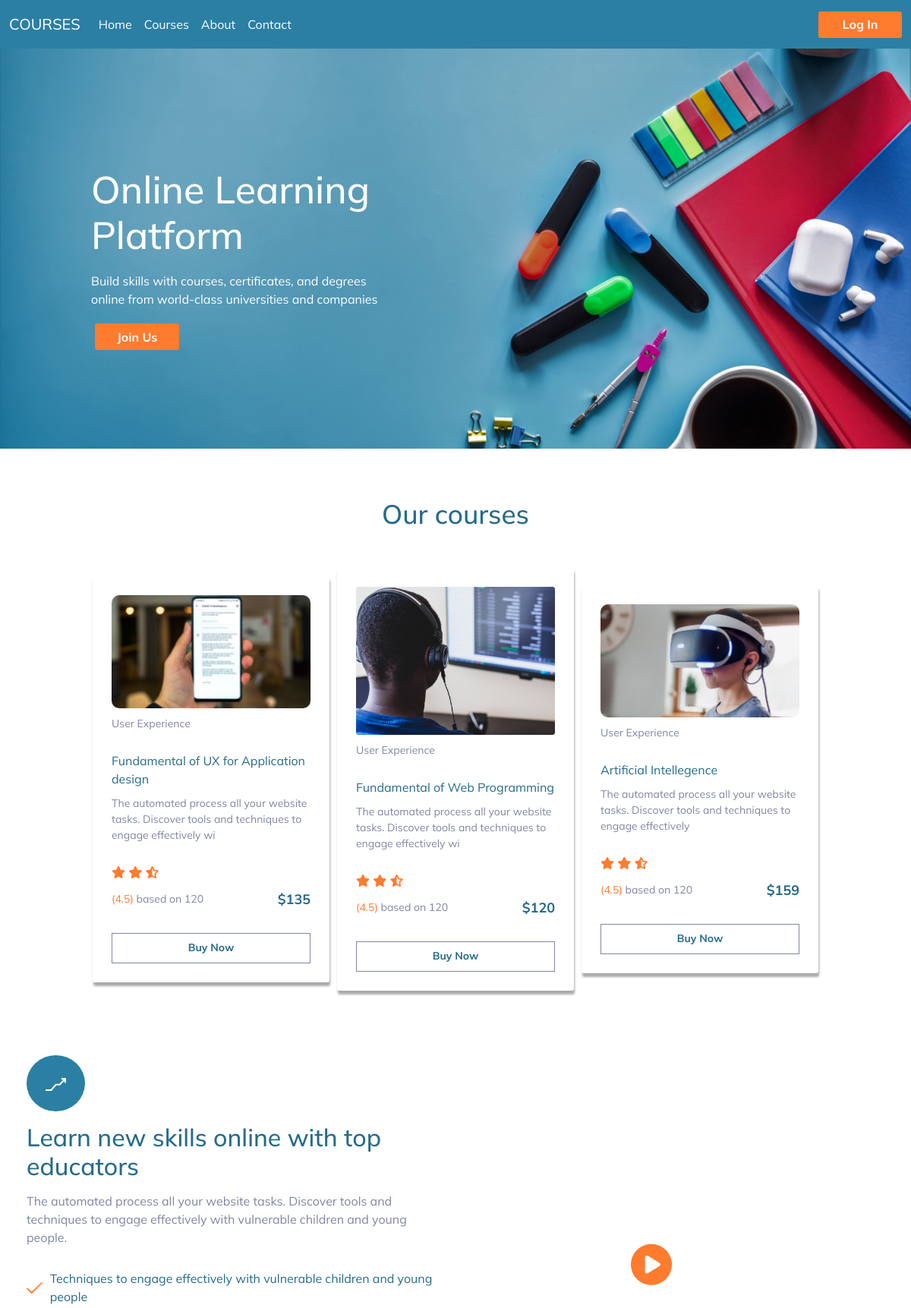
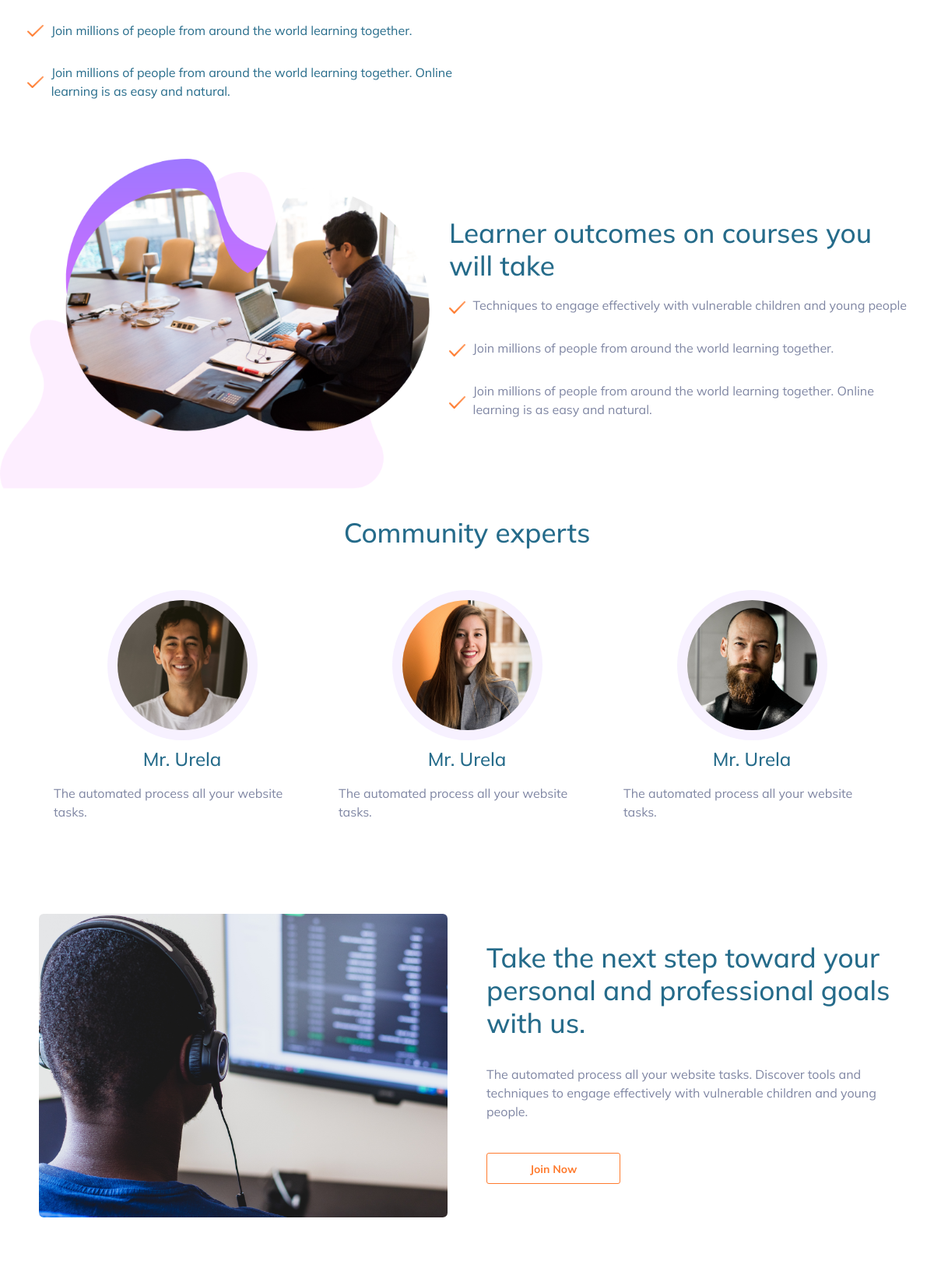
The page / (upper part) on the database its author committed (2 pictures, top to bottom).
### tables this page shows
CREATE TABLE `subject` (
  `s_id` int(10) NOT NULL,
  `s_name` varchar(100) NOT NULL,
  `s_disc` varchar(100) NOT NULL,
  `s_price` int(100) NOT NULL,
  `s_img` varchar(255) NOT NULL
);

### index.php (the view, shortened to what this page needs)
<!DOCTYPE html>
<html lang="en">
<head>
    <link rel="stylesheet" href="./assets/css/style.css">
</head>
<body>
<?php include_once 'header.php';
?>
    <div class="overflow" >
    <section class="head">
        <div class="hero">
            <div class="hero_inside">
                <h1>Online Learning <br> Platform </h1>
                <p>Build skills with courses, certificates, and degrees online from world-class universities and companies</p>
                <a href="courses.php"><button class="css-button css-button-sliding-to-right css-button-sliding-to-left--black">Join Us</button></a>
            </div>
        </div>
    </section>
<div class="featured">
            <div class="featured_head">
                <h4>Our courses</h4>
            </div>
            <div class="featured_card">
                <?php
                include 'connection.php';
                $sql = "select *from subject";
                $result = mysqli_query($conn,$sql);
                if(mysqli_num_rows($result)>0){
                    for($i=1;$i<=3;$i++){
                        $row = mysqli_fetch_assoc($result);
                ?>
                <div class="featured_card_inside">
                    <img src="<?php echo "uploadimage/".$row['s_img']?>" alt="course image">
                    <p>User Experience</p>
                    <a href=""><?php echo $row['s_name']?></a>
                    <p><?php echo $row['s_disc']?></p>
                    <div>
                        <i class="fa-solid fa-star"></i>
                        <i class="fa-solid fa-star"></i>
                        <i class="fa-solid fa-star-half-stroke"></i>
                    </div>
                    <div class="featured_card_inside_order">
                        <div class="featured_card_inside_order_review"><p><span>(4.5)</span> based on 120</p></div>
                        <p id="price">$<?php echo $row['s_price']?></p>
                    </div>
                    <div class="featured_card_inside_btn">
                        <a href="buycourse.php?id=<?php echo $row['s_id']?>"><button class="css-button-sliding-to-bottom--black">Buy Now</button></a>
                    </div>
                </div>
<?php
 }
}
?>
            </div>
        </div>
    <div class="skills">
        <div class="skills_head">
            <img src="./assets/img/about.svg" alt="">
        </div>
        <div class="skills_container">
            <div class="left_skills">
                <h2>Learn new skills online with top educators</h2>
                <p>The automated process all your website tasks. Discover tools and techniques to engage effectively with vulnerable children and young people.</p>
                <div class="left_skills_points">
                    <img src="./assets/img/right-icon.svg" alt="">
                    <p>Techniques to engage effectively with vulnerable children and young people</p>
                </div>
                <div class="left_skills_points">
                    <img src="./assets/img/right-icon.svg" alt="">
                    <p>Join millions of people from around the world learning together.</p>
                </div>
                <div class="left_skills_points">
                    <img src="./assets/img/right-icon.svg" alt="">
                    <p>Join millions of people from around the world learning together. Online learning is as easy and natural.</p>
                </div>
        </div>
            <div class="right_skills">
                <a href="https://www.youtube.com/watch?v=rfscVS0vtbw&ab_channel=freeCodeCamp.org" target="_blank">
                <i class="fa-solid fa-circle-play"></i></a>
            </div>
        </div>
    </div>
    <div class="outcomes">
        <div class="left_outcomes">
            <img src="./assets/img/xabout3.png.pagespeed.ic.nc8f2vikQH.webp" alt="">
        </div>
        <div class="right_outcomes">
            <h2>Learner outcomes on courses you will take</h2>
            <div class="right_outcomes_points">
                <img src="./assets/img/right-icon.svg" alt="">
                <p>Techniques to engage effectively with vulnerable children and young people</p>
            </div>
            <div class="right_outcomes_points">
                <img src="./assets/img/right-icon.svg" alt="">
                <p>Join millions of people from around the world learning together.</p>
            </div>
            <div class="right_outcomes_points">
                <img src="./assets/img/right-icon.svg" alt="">
                <p>Join millions of people from around the world learning together. Online learning is as easy and natural.</p>
            </div>
    </div>
    </div>
    <div class="community">
        <div class="community_head">
            <h4>Community experts</h4>
        </div>
        <div class="community_container">
            <div>
                <img src="./assets/img/xteam1.png.pagespeed.ic.J3CG9reTvh.webp" alt="">
                <h4>Mr. Urela</h4>
                <p>The automated process all your website tasks.</p>
            </div>
            <div>
                <img src="./assets/img/xteam2.png.pagespeed.ic.JeCc9cCrWh.webp" alt="">
                <h4>Mr. Urela</h4>
                <p>The automated process all your website tasks.</p>
            </div>
            <div>
                <img src="./assets/img/xteam3.png.pagespeed.ic.3liGjBrsrd.webp" alt="">
                <h4>Mr. Urela</h4>
                <p>The automated process all your website tasks.</p>
            </div>
        </div>
    </div>
    <div class="join">
        <div class="join_left">
            <img src="./assets/img/xabout2.png.pagespeed.ic.N3ytPGt7yu.webp" alt="">
        </div>
        <div class="join_right">
            <h4>Take the next step toward your personal and professional goals with us.</h4>
            <p>The automated process all your website tasks. Discover tools and techniques to engage effectively with vulnerable children and young people.</p>
            <a href="courses.php"><button class="css-button-sliding-to-bottom--black">Join Now</button></a>
        </div>
    </div>
</div>
</body>
</html>
<?php include_once 'footer.php'; ?>

### rows shown on the page
subject: s_img (picture), s_name "Fundamental of UX for Application design", s_disc "The automated process all your website tasks. Discover tools and techniques to engage effectively wi", s_price "135"
subject: s_img (picture), s_name "Fundamental of Web Programming", s_disc "The automated process all your website tasks. Discover tools and techniques to engage effectively wi", s_price "120"
subject: s_img (picture), s_name "Artificial Intellegence", s_disc "The automated process all your website tasks. Discover tools and techniques to engage effectively", s_price "159"
